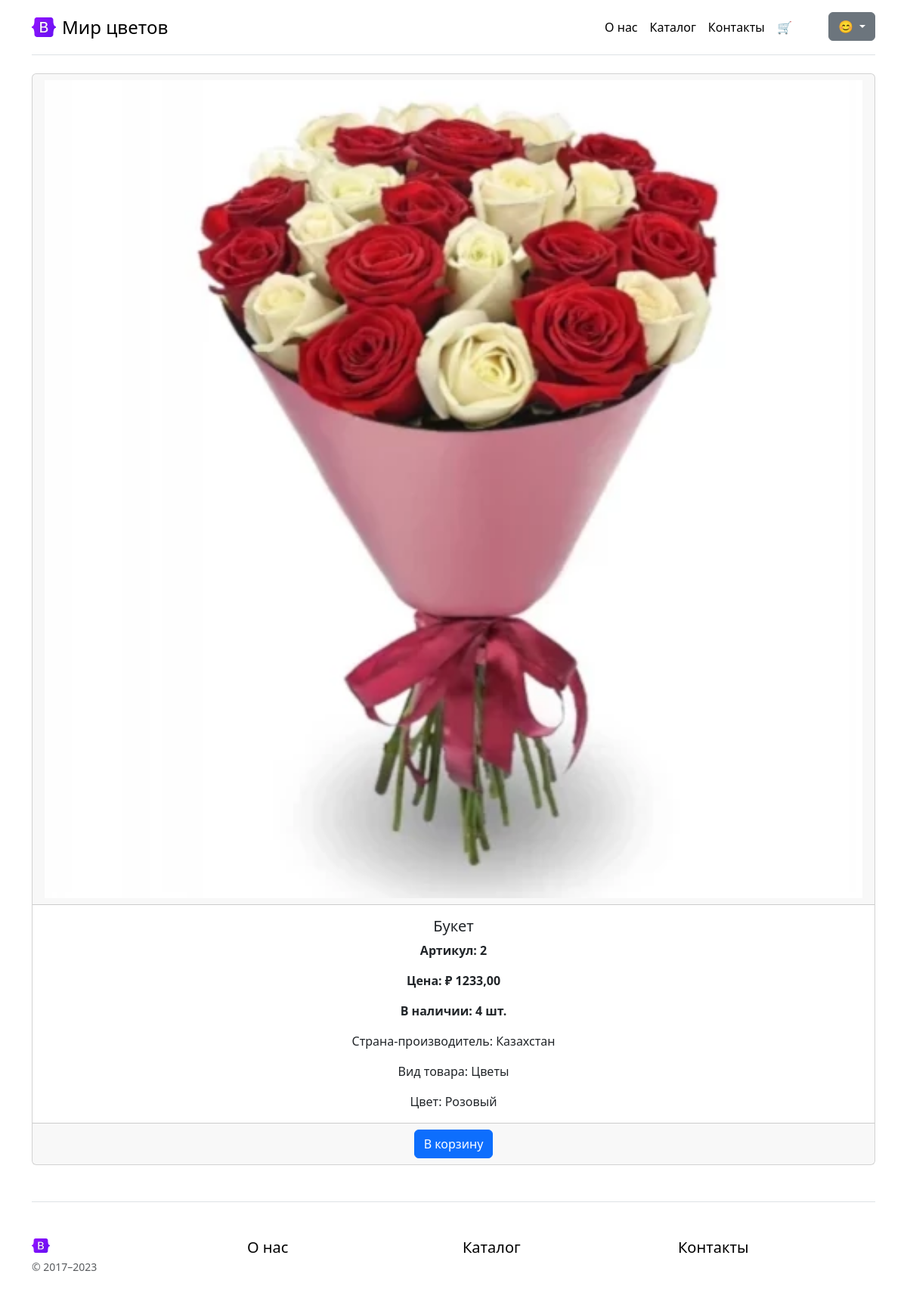
Page /goods/2/ (signed in) on the committed database.
### goods/models.py (models this page shows, shortened)
class Goods(NameMixin, models.Model):
    objects = models.Manager() # По умолчанию. Нужен для админки.
    in_stock = GoodsManager()
    added = models.DateTimeField(auto_now_add=True,
                                 verbose_name="Дата добавления")
    photo = models.ImageField(verbose_name="Фото")
    price = models.DecimalField(max_digits=10,
                                decimal_places=2,
                                verbose_name="Цена")
    origin = models.ForeignKey(
        "Country",
        on_delete=models.CASCADE,
        verbose_name="Страна-производитель",
    )
    color = models.ForeignKey(
        "Color",
        on_delete=models.CASCADE,
        verbose_name="Цвет",
    )
    category = models.ForeignKey(
        "Category",
        on_delete=models.CASCADE,
        verbose_name="Категория / Вид товара",
    )
    stock = models.PositiveIntegerField(default=0, null=False, blank=False, verbose_name="Остаток товара")
    class Meta:
        verbose_name = "Товар"
        verbose_name_plural = "Товары"

class Country(NameMixin, models.Model):
    class Meta:
        verbose_name = "Страна"
        verbose_name_plural = "Страны"

class Category(NameMixin, models.Model):
    class Meta:
        verbose_name = "Категория/Вид товара"
        verbose_name_plural = "Категории/Виды товаров"

class Color(NameMixin, models.Model):
    class Meta:
        verbose_name = "Цвет"
        verbose_name_plural = "Цвета"

### goods/views.py (the view)
# urls.py: path("goods/<int:pk>/", GoodsDetailView.as_view(), name="goods-detail"),
class GoodsDetailView(DetailView):
    model = Goods
    def get(self, request, *args, **kwargs):
        self.object = get_object_or_404(Goods, pk=kwargs.get("pk"))
        if self.object.stock == 0 :
            raise Http404(
                ("Товар отсутствует")
            )
        assert(self.object.stock > 0)
        context = self.get_context_data(object=self.object)
        return self.render_to_response(context)

### carts/templatetags/cart_extras.py (called while the page is built)
@register.simple_tag
def cart_script(user):
    if not user:
        return
    cart = Cart.objects.filter(user=user)
    result = "<script>"
    result += "</script>"
    return mark_safe(result)

### general/models.py (called while the page is built)
    def __str__(self):
        return self.name

### goods/templates/goods/goods_detail.html (shortened to what this page needs)
{% extends 'general/parts/base.html' %}
{% load cart_extras %}
{% block content %}
<div class="card text-center">
    <div class="card-header">
        <img class="w-100" src="{{ object.photo.url }}" alt="{{ object.name }}"/>
    </div>
    <div class="card-body">
        <h5 class="card-title">{{ object.name }}</h5>
        <p class="card-text fw-bold"><span>Артикул: </span>{{ object.id }}</p>
        <p class="card-text fw-bold"><span>Цена: </span>&#8381; {{ object.price }}</p>
        <p class="card-text fw-bold"><span>В наличии: </span>{{ object.stock }} шт.</p>
        <p class="card-text"><span>Страна-производитель: </span>{{ object.origin }}</p>
        <p class="card-text"><span>Вид товара: </span>{{ object.category }}</p>
        <p class="card-text"><span>Цвет: </span>{{ object.color }}</p>
    </div>
    {% if user.is_authenticated %}
    <div class="card-footer text-body-secondary">
        {% include 'goods/parts/add_to_cart_form.html' with user_id=user.id goods_id=object.id referer=request.get_full_path %}
    </div>
    {% endif %}
</div>
{% endblock %}
{% block script %}
    {% url 'is-enough-in-stock' as the_url %}
{% endblock %}

### general/static/general/css/sign-in.css (style rules this page uses)
html, body { height: 100%; }

### rows in the picture
Goods: photo (picture), name "Букет", id "2", price "1233,00", stock "4", origin "Казахстан", category "Цветы", color "Розовый"
